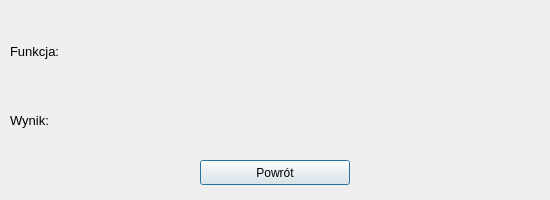
<?xml version="1.0" encoding="UTF-8"?>
<ui version="4.0">
 <class>WynRownania</class>
 <widget class="QDialog" name="WynRownania">
  <property name="geometry">
   <rect>
    <x>0</x>
    <y>0</y>
    <width>550</width>
    <height>200</height>
   </rect>
  </property>
  <property name="minimumSize">
   <size>
    <width>550</width>
    <height>200</height>
   </size>
  </property>
  <property name="maximumSize">
   <size>
    <width>550</width>
    <height>200</height>
   </size>
  </property>
  <property name="windowTitle">
   <string>Dialog</string>
  </property>
  <widget class="QWidget" name="verticalLayoutWidget">
   <property name="geometry">
    <rect>
     <x>10</x>
     <y>20</y>
     <width>65</width>
     <height>131</height>
    </rect>
   </property>
   <layout class="QVBoxLayout" name="verticalLayout_3">
    <item>
     <widget class="QLabel" name="lab_1">
      <property name="font">
       <font>
        <pointsize>10</pointsize>
       </font>
      </property>
      <property name="text">
       <string>Funkcja:</string>
      </property>
     </widget>
    </item>
    <item>
     <widget class="QLabel" name="lab_2">
      <property name="font">
       <font>
        <pointsize>10</pointsize>
       </font>
      </property>
      <property name="text">
       <string>Wynik:</string>
      </property>
     </widget>
    </item>
   </layout>
  </widget>
  <widget class="QWidget" name="verticalLayoutWidget_2">
   <property name="geometry">
    <rect>
     <x>80</x>
     <y>20</y>
     <width>451</width>
     <height>131</height>
    </rect>
   </property>
   <layout class="QVBoxLayout" name="verticalLayout_4">
    <item>
     <widget class="QLabel" name="lab_funkcja">
      <property name="text">
       <string/>
      </property>
     </widget>
    </item>
    <item>
     <widget class="QLabel" name="lab_wynWynik">
      <property name="text">
       <string/>
      </property>
     </widget>
    </item>
   </layout>
  </widget>
  <widget class="QPushButton" name="Btn_back">
   <property name="geometry">
    <rect>
     <x>200</x>
     <y>160</y>
     <width>150</width>
     <height>25</height>
    </rect>
   </property>
   <property name="text">
    <string>Powrót</string>
   </property>
  </widget>
 </widget>
 <resources/>
 <connections>
  <connection>
   <sender>Btn_back</sender>
   <signal>clicked()</signal>
   <receiver>WynRownania</receiver>
   <slot>close()</slot>
   <hints>
    <hint type="sourcelabel">
     <x>212</x>
     <y>172</y>
    </hint>
    <hint type="destinationlabel">
     <x>192</x>
     <y>170</y>
    </hint>
   </hints>
  </connection>
 </connections>
 <slots>
  <slot>fun_backToMain()</slot>
 </slots>
</ui>
